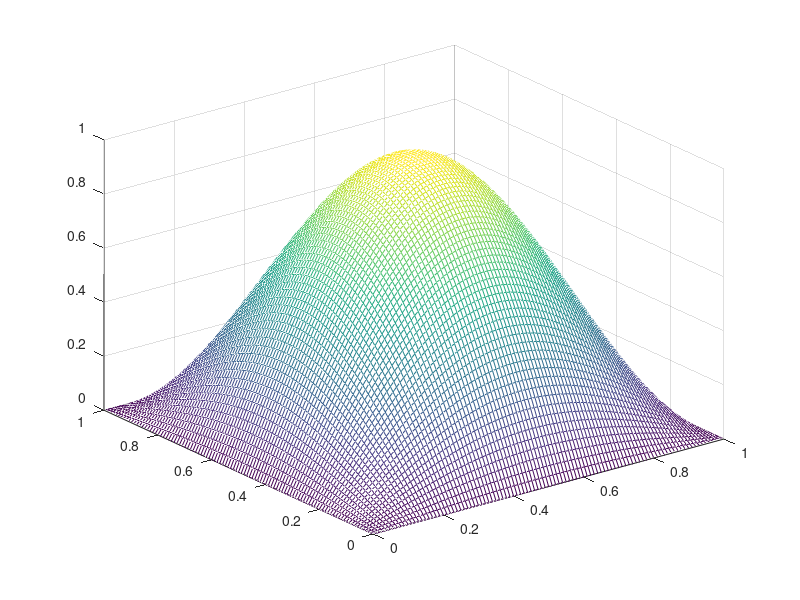
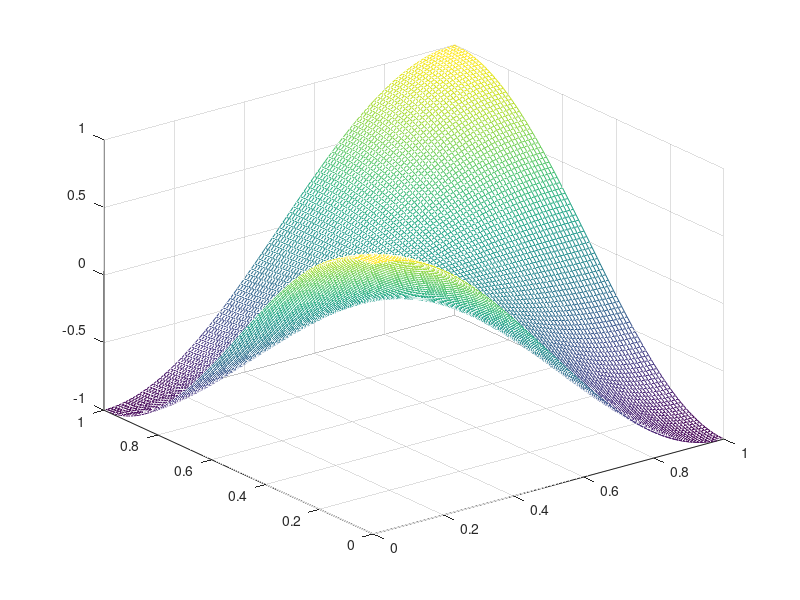

These figures' MATLAB source, in order:
clc
clear
close all

true_fun_1 = @(x, y)sin(pi .* x) .* sin(pi .* y);
true_fun_2 = @(x, y)cos(pi .* x) .* cos(pi .* y);
fun_1 = @(x, y)2 .* pi ^ 2 .* sin(pi .* x) .* sin(pi .* y);
fun_2 = @(x, y)2 .* pi ^ 2 .* cos(pi .* x) .* cos(pi .* y);
xRange = [0, 1];
yRange = [0, 1];
xNum = 100;
yNum = 100;
h_1 = (xRange(2) - xRange(1)) / xNum;
h_2 = (yRange(2) - yRange(1)) / yNum;
xVec = xRange(1):h_1:xRange(2);
yVec = yRange(1):h_2:yRange(2);
total = (xNum - 1) * (yNum - 1);
lenx = xNum - 1;
leny = yNum - 1;
[xMatrix, yMatrix] = meshgrid(xVec,yVec);
true_Matrix_1 = true_fun_1(xMatrix,yMatrix);
true_Matrix_2 = true_fun_2(xMatrix,yMatrix);
% 区间为[0, 1]x[0, 1] gamma_1(1) 为底边，gamma_1(2) 为右边，gamma_1(3) 为顶边，gamma_1(4) 为左边（即逆时针）
gamma_1 = {@(x, y)0, @(x, y)0, @(x, y)0, @(x, y)0}; % 问题1的边界
gamma_2 = {@(x, y)cos(pi .* x), @(x, y) - cos(pi .* y), @(x, y) - cos(pi .* x), @(x, y)cos(pi .* y)}; % 问题2的边界

u_1Vector = zeros(total, 1);
u_2Vector = zeros(total, 1);
pCell_1 = cell(5, total);
pCell_2 = cell(5, total);
fCell_1 = cell(1, total);
fCell_2 = cell(1, total);
aMatrix_1 = zeros(total, total);
aMatrix_2 = zeros(total, total);
fVector_1 = zeros(total, 1);
fVector_2 = zeros(total, 1);

for i = 1:lenx

    for j = 1:leny
        index = (j - 1) * lenx + i;
        fCell_1{index} = @(x, y)fun_1(xVec(i) + h_1 .* x, yVec(j) + h_2 .* y) .* h_1 .* h_2 .* x .* y;
        fVector_1(index) = integral2(fCell_1{index}, 0, 1, 0, 1);
    end

end

figure(1)
mesh(xMatrix,yMatrix,true_Matrix_1);
figure(2)
mesh(xMatrix,yMatrix,true_Matrix_2);